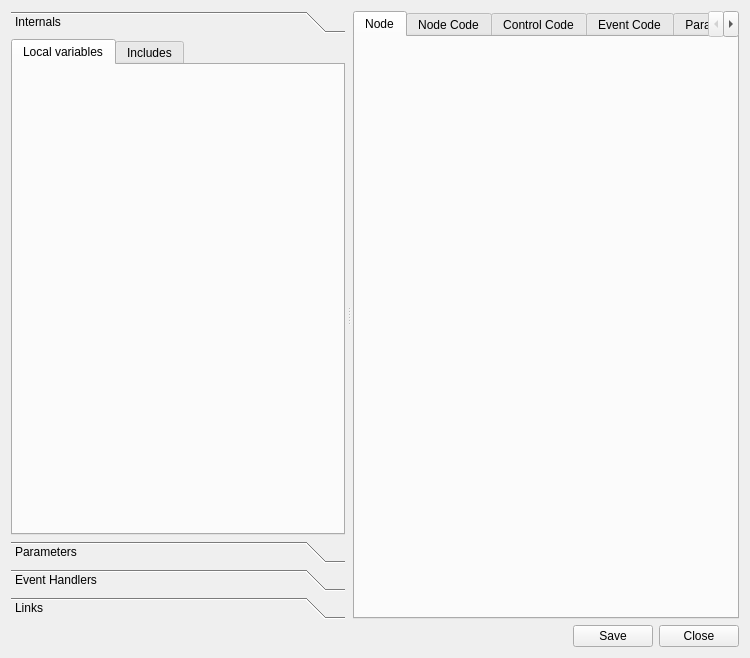
<?xml version="1.0" encoding="UTF-8"?>
<ui version="4.0">
 <class>NodeEditorPanel</class>
 <widget class="QWidget" name="NodeEditorPanel">
  <property name="geometry">
   <rect>
    <x>0</x>
    <y>0</y>
    <width>750</width>
    <height>658</height>
   </rect>
  </property>
  <property name="windowTitle">
   <string>NodeEditor</string>
  </property>
  <layout class="QVBoxLayout" name="verticalLayout" stretch="1,0">
   <item>
    <widget class="QSplitter" name="splitter">
     <property name="lineWidth">
      <number>2</number>
     </property>
     <property name="orientation">
      <enum>Qt::Horizontal</enum>
     </property>
     <property name="handleWidth">
      <number>8</number>
     </property>
     <property name="childrenCollapsible">
      <bool>false</bool>
     </property>
     <widget class="QToolBox" name="toolBox">
      <property name="minimumSize">
       <size>
        <width>0</width>
        <height>0</height>
       </size>
      </property>
      <property name="maximumSize">
       <size>
        <width>16777215</width>
        <height>16777215</height>
       </size>
      </property>
      <property name="baseSize">
       <size>
        <width>200</width>
        <height>0</height>
       </size>
      </property>
      <property name="frameShape">
       <enum>QFrame::NoFrame</enum>
      </property>
      <property name="frameShadow">
       <enum>QFrame::Plain</enum>
      </property>
      <property name="lineWidth">
       <number>1</number>
      </property>
      <property name="midLineWidth">
       <number>0</number>
      </property>
      <property name="currentIndex">
       <number>0</number>
      </property>
      <property name="tabSpacing">
       <number>6</number>
      </property>
      <widget class="QWidget" name="internals">
       <property name="geometry">
        <rect>
         <x>0</x>
         <y>0</y>
         <width>204</width>
         <height>501</height>
        </rect>
       </property>
       <attribute name="label">
        <string>Internals</string>
       </attribute>
       <layout class="QVBoxLayout" name="verticalLayout_3">
        <property name="spacing">
         <number>0</number>
        </property>
        <property name="margin">
         <number>0</number>
        </property>
        <item>
         <widget class="QTabWidget" name="tabs_code_list">
          <property name="currentIndex">
           <number>0</number>
          </property>
          <widget class="QWidget" name="internals_tab">
           <attribute name="title">
            <string>Local variables</string>
           </attribute>
           <layout class="QGridLayout" name="gridLayout_4">
            <property name="margin">
             <number>2</number>
            </property>
            <property name="spacing">
             <number>0</number>
            </property>
            <item row="0" column="0">
             <widget class="NodeNamesEditor" name="internals_list" native="true"/>
            </item>
           </layout>
          </widget>
          <widget class="QWidget" name="includes_tab">
           <attribute name="title">
            <string>Includes</string>
           </attribute>
           <layout class="QGridLayout" name="gridLayout_5">
            <property name="margin">
             <number>2</number>
            </property>
            <property name="spacing">
             <number>0</number>
            </property>
            <item row="0" column="0">
             <widget class="NodeNamesEditor" name="includes_list" native="true"/>
            </item>
           </layout>
          </widget>
         </widget>
        </item>
       </layout>
      </widget>
      <widget class="QWidget" name="parameters">
       <property name="geometry">
        <rect>
         <x>0</x>
         <y>0</y>
         <width>204</width>
         <height>501</height>
        </rect>
       </property>
       <attribute name="label">
        <string>Parameters</string>
       </attribute>
       <layout class="QVBoxLayout" name="verticalLayout_8">
        <property name="spacing">
         <number>0</number>
        </property>
        <property name="margin">
         <number>0</number>
        </property>
        <item>
         <widget class="QTabWidget" name="tabs_param_list">
          <property name="currentIndex">
           <number>0</number>
          </property>
          <widget class="QWidget" name="inputs_tab">
           <attribute name="title">
            <string>Input</string>
           </attribute>
           <layout class="QGridLayout" name="gridLayout_2">
            <property name="margin">
             <number>2</number>
            </property>
            <property name="spacing">
             <number>0</number>
            </property>
            <item row="0" column="0">
             <widget class="NodeNamesEditor" name="input_list" native="true"/>
            </item>
           </layout>
          </widget>
          <widget class="QWidget" name="outputs_tab">
           <attribute name="title">
            <string>Output</string>
           </attribute>
           <layout class="QGridLayout" name="gridLayout_3">
            <property name="margin">
             <number>2</number>
            </property>
            <property name="spacing">
             <number>0</number>
            </property>
            <item row="0" column="0">
             <widget class="NodeNamesEditor" name="output_list" native="true"/>
            </item>
           </layout>
          </widget>
         </widget>
        </item>
       </layout>
      </widget>
      <widget class="QWidget" name="handlers">
       <property name="geometry">
        <rect>
         <x>0</x>
         <y>0</y>
         <width>204</width>
         <height>501</height>
        </rect>
       </property>
       <attribute name="label">
        <string>Event Handlers</string>
       </attribute>
       <layout class="QVBoxLayout" name="verticalLayout_2">
        <property name="spacing">
         <number>0</number>
        </property>
        <property name="margin">
         <number>0</number>
        </property>
        <item>
         <widget class="NodeNamesEditor" name="handlers_list" native="true"/>
        </item>
       </layout>
      </widget>
      <widget class="QWidget" name="links">
       <property name="geometry">
        <rect>
         <x>0</x>
         <y>0</y>
         <width>204</width>
         <height>501</height>
        </rect>
       </property>
       <attribute name="label">
        <string>Links</string>
       </attribute>
       <layout class="QVBoxLayout" name="verticalLayout_8">
        <property name="spacing">
         <number>0</number>
        </property>
        <property name="margin">
         <number>0</number>
        </property>
        <item>
         <widget class="QTabWidget" name="tabs_links_list">
          <property name="currentIndex">
           <number>0</number>
          </property>
          <widget class="QWidget" name="input_links_tab">
           <attribute name="title">
            <string>Input</string>
           </attribute>
           <layout class="QGridLayout" name="gridLayout_6">
            <property name="margin">
             <number>2</number>
            </property>
            <property name="spacing">
             <number>0</number>
            </property>
            <item row="0" column="0">
             <widget class="QListWidget" name="input_links_listWidget"/>
            </item>
           </layout>
          </widget>
          <widget class="QWidget" name="output_links_tab">
           <attribute name="title">
            <string>Output</string>
           </attribute>
           <layout class="QGridLayout" name="gridLayout_66">
            <property name="margin">
             <number>2</number>
            </property>
            <property name="spacing">
             <number>0</number>
            </property>
            <item row="0" column="0">
             <widget class="QListWidget" name="output_links_listWidget"/>
            </item>
           </layout>
          </widget>
         </widget>
        </item>
       </layout>
      </widget>
     </widget>
     <widget class="QTabWidget" name="tabWidget">
      <property name="currentIndex">
       <number>0</number>
      </property>
      <widget class="QWidget" name="node_tab">
       <attribute name="title">
        <string>Node</string>
       </attribute>
       <layout class="QGridLayout" name="gridLayout_10">
        <item row="0" column="0">
         <widget class="NodePropertiesEditor" name="node" native="true"/>
        </item>
       </layout>
      </widget>
      <widget class="QWidget" name="node_code_tab">
       <attribute name="title">
        <string>Node Code</string>
       </attribute>
       <layout class="QGridLayout" name="gridLayout">
        <property name="margin">
         <number>2</number>
        </property>
        <property name="spacing">
         <number>2</number>
        </property>
        <item row="0" column="0">
         <widget class="NodeCodeEditor" name="node_code" native="true"/>
        </item>
       </layout>
      </widget>
      <widget class="QWidget" name="control_code_tab">
       <attribute name="title">
        <string>Control Code</string>
       </attribute>
       <layout class="QGridLayout" name="gridLayout_7">
        <property name="margin">
         <number>2</number>
        </property>
        <property name="spacing">
         <number>2</number>
        </property>
        <item row="0" column="0">
         <widget class="NodeCodeEditor" name="control_code" native="true"/>
        </item>
       </layout>
      </widget>
      <widget class="QWidget" name="event_code_tab">
       <attribute name="title">
        <string>Event Code</string>
       </attribute>
       <layout class="QGridLayout" name="gridLayout_8">
        <property name="margin">
         <number>2</number>
        </property>
        <property name="spacing">
         <number>2</number>
        </property>
        <item row="0" column="0">
         <widget class="NodeCodeEditor" name="event_code" native="true"/>
        </item>
       </layout>
      </widget>
      <widget class="QWidget" name="param_code_tab">
       <attribute name="title">
        <string>Param Code</string>
       </attribute>
       <layout class="QGridLayout" name="gridLayout_9">
        <property name="margin">
         <number>2</number>
        </property>
        <property name="spacing">
         <number>2</number>
        </property>
        <item row="0" column="0">
         <widget class="NodeCodeEditor" name="param_code" native="true"/>
        </item>
       </layout>
      </widget>
      <widget class="QWidget" name="param_tab">
       <attribute name="title">
        <string>Parameter</string>
       </attribute>
       <layout class="QGridLayout" name="gridLayout_11">
        <item row="0" column="0">
         <widget class="NodeParamEditor" name="param" native="true"/>
        </item>
       </layout>
      </widget>
      <widget class="QWidget" name="link_tab">
       <attribute name="title">
        <string>Link Info</string>
       </attribute>
       <layout class="QGridLayout" name="gridLayout_12">
        <item row="0" column="0">
         <widget class="NodeLinkEditor" name="link" native="true"/>
        </item>
       </layout>
      </widget>
     </widget>
    </widget>
   </item>
   <item>
    <layout class="QHBoxLayout" name="horizontalLayout">
     <item>
      <spacer name="horizontalSpacer">
       <property name="orientation">
        <enum>Qt::Horizontal</enum>
       </property>
       <property name="sizeHint" stdset="0">
        <size>
         <width>40</width>
         <height>20</height>
        </size>
       </property>
      </spacer>
     </item>
     <item>
      <widget class="QPushButton" name="btn_save">
       <property name="text">
        <string>Save</string>
       </property>
      </widget>
     </item>
     <item>
      <widget class="QPushButton" name="btn_close">
       <property name="text">
        <string>Close</string>
       </property>
      </widget>
     </item>
    </layout>
   </item>
  </layout>
 </widget>
 <customwidgets>
  <customwidget>
   <class>NodeNamesEditor</class>
   <extends>QWidget</extends>
   <header>nodeNamesEditor</header>
   <container>1</container>
  </customwidget>
  <customwidget>
   <class>NodeLinkEditor</class>
   <extends>QWidget</extends>
   <header>nodeLinkEditor</header>
   <container>1</container>
  </customwidget>
  <customwidget>
   <class>NodeCodeEditor</class>
   <extends>QWidget</extends>
   <header>nodeCodeEditor</header>
   <container>1</container>
  </customwidget>
  <customwidget>
   <class>NodeParamEditor</class>
   <extends>QWidget</extends>
   <header>nodeParamEditor</header>
   <container>1</container>
  </customwidget>
  <customwidget>
   <class>NodePropertiesEditor</class>
   <extends>QWidget</extends>
   <header>nodePropertiesEditor</header>
   <container>1</container>
  </customwidget>
 </customwidgets>
 <resources/>
 <connections>
  <connection>
   <sender>toolBox</sender>
   <signal>currentChanged(int)</signal>
   <receiver>NodeEditorPanel</receiver>
   <slot>onToolBoxIndexChanged(int)</slot>
   <hints>
    <hint type="sourcelabel">
     <x>348</x>
     <y>221</y>
    </hint>
    <hint type="destinationlabel">
     <x>358</x>
     <y>221</y>
    </hint>
   </hints>
  </connection>
  <connection>
   <sender>btn_save</sender>
   <signal>clicked()</signal>
   <receiver>NodeEditorPanel</receiver>
   <slot>accept()</slot>
   <hints>
    <hint type="sourcelabel">
     <x>403</x>
     <y>523</y>
    </hint>
    <hint type="destinationlabel">
     <x>264</x>
     <y>275</y>
    </hint>
   </hints>
  </connection>
  <connection>
   <sender>btn_close</sender>
   <signal>clicked()</signal>
   <receiver>NodeEditorPanel</receiver>
   <slot>reject()</slot>
   <hints>
    <hint type="sourcelabel">
     <x>479</x>
     <y>523</y>
    </hint>
    <hint type="destinationlabel">
     <x>264</x>
     <y>275</y>
    </hint>
   </hints>
  </connection>
  <connection>
   <sender>input_links_listWidget</sender>
   <signal>itemSelectionChanged()</signal>
   <receiver>NodeEditorPanel</receiver>
   <slot>updateGui()</slot>
   <hints>
    <hint type="sourcelabel">
     <x>266</x>
     <y>352</y>
    </hint>
    <hint type="destinationlabel">
     <x>290</x>
     <y>331</y>
    </hint>
   </hints>
  </connection>
  <connection>
   <sender>output_links_listWidget</sender>
   <signal>itemSelectionChanged()</signal>
   <receiver>NodeEditorPanel</receiver>
   <slot>updateGui()</slot>
   <hints>
    <hint type="sourcelabel">
     <x>61</x>
     <y>126</y>
    </hint>
    <hint type="destinationlabel">
     <x>290</x>
     <y>331</y>
    </hint>
   </hints>
  </connection>
  <connection>
   <sender>tabs_links_list</sender>
   <signal>currentChanged(int)</signal>
   <receiver>NodeEditorPanel</receiver>
   <slot>updateGui()</slot>
   <hints>
    <hint type="sourcelabel">
     <x>266</x>
     <y>343</y>
    </hint>
    <hint type="destinationlabel">
     <x>290</x>
     <y>331</y>
    </hint>
   </hints>
  </connection>
 </connections>
 <slots>
  <slot>onToolBoxIndexChanged(int)</slot>
  <slot>updateGui()</slot>
  <slot>onCodeListIndexChanged()</slot>
  <slot>accept()</slot>
  <slot>reject()</slot>
 </slots>
</ui>
